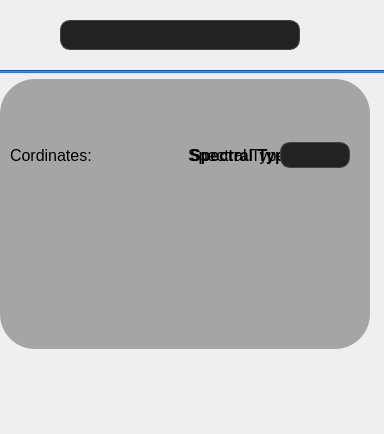
<?xml version="1.0" encoding="UTF-8"?>
<ui version="4.0">
 <class>InfoBox</class>
 <widget class="QWidget" name="InfoBox">
  <property name="geometry">
   <rect>
    <x>0</x>
    <y>0</y>
    <width>384</width>
    <height>434</height>
   </rect>
  </property>
  <property name="font">
   <font>
    <pointsize>20</pointsize>
   </font>
  </property>
  <property name="windowTitle">
   <string>Form</string>
  </property>
  <widget class="QWidget" name="gridLayoutWidget">
   <property name="geometry">
    <rect>
     <x>10</x>
     <y>90</y>
     <width>350</width>
     <height>131</height>
    </rect>
   </property>
   <layout class="QGridLayout" name="gridLayout">
    <item row="0" column="0">
     <widget class="QLabel" name="coordinatesLabel">
      <property name="sizePolicy">
       <sizepolicy hsizetype="Preferred" vsizetype="Expanding">
        <horstretch>0</horstretch>
        <verstretch>0</verstretch>
       </sizepolicy>
      </property>
      <property name="minimumSize">
       <size>
        <width>0</width>
        <height>0</height>
       </size>
      </property>
      <property name="maximumSize">
       <size>
        <width>16777215</width>
        <height>16777215</height>
       </size>
      </property>
      <property name="font">
       <font>
        <pointsize>12</pointsize>
       </font>
      </property>
      <property name="lineWidth">
       <number>1</number>
      </property>
      <property name="text">
       <string>Cordinates: </string>
      </property>
      <property name="wordWrap">
       <bool>true</bool>
      </property>
     </widget>
    </item>
    <item row="0" column="1">
     <widget class="QLabel" name="spTypeLabel">
      <property name="font">
       <font>
        <pointsize>12</pointsize>
       </font>
      </property>
      <property name="text">
       <string>Spectral Type:</string>
      </property>
     </widget>
    </item>
   </layout>
  </widget>
  <widget class="QLabel" name="ID_label">
   <property name="geometry">
    <rect>
     <x>0</x>
     <y>4</y>
     <width>341</width>
     <height>61</height>
    </rect>
   </property>
   <property name="sizePolicy">
    <sizepolicy hsizetype="Preferred" vsizetype="Expanding">
     <horstretch>0</horstretch>
     <verstretch>0</verstretch>
    </sizepolicy>
   </property>
   <property name="font">
    <font>
     <pointsize>20</pointsize>
    </font>
   </property>
   <property name="text">
    <string/>
   </property>
   <property name="alignment">
    <set>Qt::AlignmentFlag::AlignCenter</set>
   </property>
   <property name="wordWrap">
    <bool>true</bool>
   </property>
  </widget>
  <widget class="Line" name="line">
   <property name="geometry">
    <rect>
     <x>0</x>
     <y>70</y>
     <width>410</width>
     <height>3</height>
    </rect>
   </property>
   <property name="styleSheet">
    <string notr="true">background-color: #2574F5</string>
   </property>
   <property name="orientation">
    <enum>Qt::Orientation::Horizontal</enum>
   </property>
  </widget>
  <widget class="QLabel" name="fyllrutaV">
   <property name="geometry">
    <rect>
     <x>0</x>
     <y>79</y>
     <width>370</width>
     <height>270</height>
    </rect>
   </property>
   <property name="styleSheet">
    <string notr="true">background-color:rgba(90,90,90,0.5);
border-radius: 35px;
padding: 5px;</string>
   </property>
   <property name="text">
    <string/>
   </property>
  </widget>
  <widget class="QPushButton" name="editButton">
   <property name="geometry">
    <rect>
     <x>310</x>
     <y>40</y>
     <width>61</width>
     <height>26</height>
    </rect>
   </property>
   <property name="styleSheet">
    <string notr="true">QPushButton {
           border: none;
           border-image: url(:/SpaceKnappar/EditButton(NotPressed).png);
        }
        QPushButton:pressed {
           border-image: url(:/SpaceKnappar/EditButton(Pressed).png);
        }</string>
   </property>
   <property name="text">
    <string/>
   </property>
  </widget>
  <widget class="QLineEdit" name="spTypeLineEdit">
   <property name="geometry">
    <rect>
     <x>280</x>
     <y>142</y>
     <width>70</width>
     <height>26</height>
    </rect>
   </property>
   <property name="font">
    <font>
     <pointsize>12</pointsize>
    </font>
   </property>
   <property name="styleSheet">
    <string notr="true">QLineEdit {
        border: 1px solid #444;
        border-radius: 10px;
        padding: 5px 10px;
        background-color: #222;
        color: #eee;
    }
    QLineEdit:focus {
        border: 1px solid #2574F5;
    }</string>
   </property>
   <property name="text">
    <string/>
   </property>
  </widget>
  <widget class="QLineEdit" name="nameLineEdit">
   <property name="geometry">
    <rect>
     <x>60</x>
     <y>20</y>
     <width>240</width>
     <height>30</height>
    </rect>
   </property>
   <property name="styleSheet">
    <string notr="true">QLineEdit {
        border: 1px solid #444;
        border-radius: 10px;
        padding: 5px 10px;
        background-color: #222;
        color: #eee;
    }
    QLineEdit:focus {
        border: 1px solid #2574F5;
    }</string>
   </property>
  </widget>
  <widget class="QLabel" name="spTypeLabel_2">
   <property name="geometry">
    <rect>
     <x>190</x>
     <y>91</y>
     <width>160</width>
     <height>129</height>
    </rect>
   </property>
   <property name="font">
    <font>
     <pointsize>12</pointsize>
     <bold>true</bold>
    </font>
   </property>
   <property name="text">
    <string>Spectral Type:</string>
   </property>
  </widget>
  <zorder>fyllrutaV</zorder>
  <zorder>gridLayoutWidget</zorder>
  <zorder>ID_label</zorder>
  <zorder>line</zorder>
  <zorder>editButton</zorder>
  <zorder>nameLineEdit</zorder>
  <zorder>spTypeLabel_2</zorder>
  <zorder>spTypeLineEdit</zorder>
 </widget>
 <resources/>
 <connections/>
</ui>
